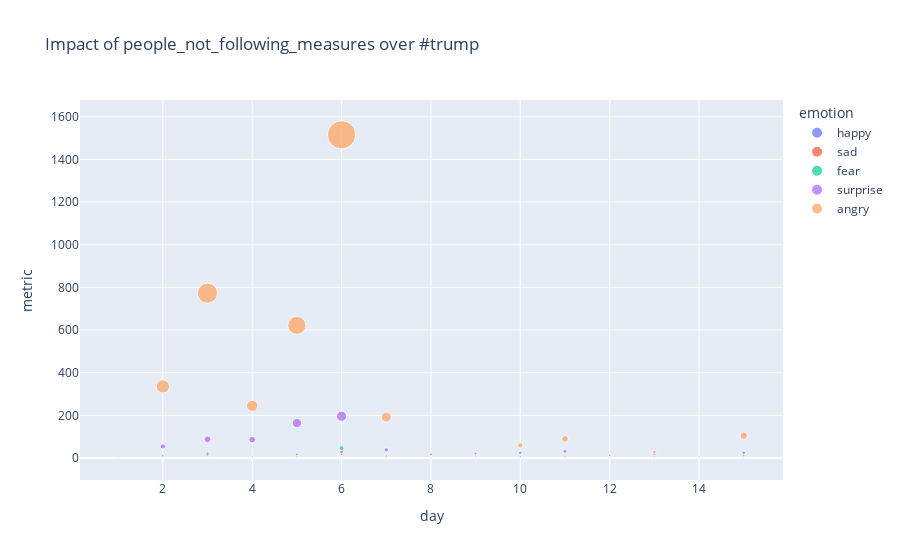

The code cell stored with this chart in its notebook:
### Markdown cell above
# Our system takes as input a covid topic and a political topic and find's its impact over time!

### Code cell
topic = input()
hashtag = input()

import plotly.express as px

fig = px.scatter(bipartite(topic,hashtag), x="day", y="metric",color = 'emotion',size = 'metric', title="Impact of %s over #%s"%(topic,hashtag))
fig.show()

### Figure 1 — Plotly figure (JSON) as saved in the notebook; plotly's stock layout.template omitted (floating-point values rounded to 4 significant figures)
{"data": [{"hovertemplate": "emotion=happy<br>day=%{x}<br>metric=%{marker.size}<extra></extra>", "legendgroup": "happy", "marker": {"color": "#636efa", "size": [18.15, 3.704, 4.052, 10.25, 2.18, 1.982, 6.219, 2.04, 3.092, 7.138, 3.81, 2.02, 0.1997, 1.27, 2.369], "sizemode": "area", "sizeref": 3.789, "symbol": "circle"}, "mode": "markers", "name": "happy", "showlegend": true, "type": "scatter", "x": [6, 7, 13, 3, 5, 11, 2, 10, 4, 15, 12, 9, 1, 14, 8], "xaxis": "x", "y": [18.15, 3.704, 4.052, 10.25, 2.18, 1.982, 6.219, 2.04, 3.092, 7.138, 3.81, 2.02, 0.1997, 1.27, 2.369], "yaxis": "y"}, {"hovertemplate": "emotion=sad<br>day=%{x}<br>metric=%{marker.size}<extra></extra>", "legendgroup": "sad", "marker": {"color": "#EF553B", "size": [30.23, 5.556, 4.403, 12.85, 6.4, 4.214, 9.809, 5.74, 7.905, 5.054, 2.16, 3.73, 0.9686, 0.83, 1.349], "sizemode": "area", "sizeref": 3.789, "symbol": "circle"}, "mode": "markers", "name": "sad", "showlegend": true, "type": "scatter", "x": [6, 7, 13, 3, 5, 11, 2, 10, 4, 15, 12, 9, 1, 14, 8], "xaxis": "x", "y": [30.23, 5.556, 4.403, 12.85, 6.4, 4.214, 9.809, 5.74, 7.905, 5.054, 2.16, 3.73, 0.9686, 0.83, 1.349], "yaxis": "y"}, {"hovertemplate": "emotion=fear<br>day=%{x}<br>metric=%{marker.size}<extra></extra>", "legendgroup": "fear", "marker": {"color": "#00cc96", "size": [46.58, 9.479, 6.004, 20.67, 16.49, 6.777, 10.8, 6.58, 5.593, 12.63, 2.2, 5.89, 2.097, 0.86, 3.848], "sizemode": "area", "sizeref": 3.789, "symbol": "circle"}, "mode": "markers", "name": "fear", "showlegend": true, "type": "scatter", "x": [6, 7, 13, 3, 5, 11, 2, 10, 4, 15, 12, 9, 1, 14, 8], "xaxis": "x", "y": [46.58, 9.479, 6.004, 20.67, 16.49, 6.777, 10.8, 6.58, 5.593, 12.63, 2.2, 5.89, 2.097, 0.86, 3.848], "yaxis": "y"}, {"hovertemplate": "emotion=surprise<br>day=%{x}<br>metric=%{marker.size}<extra></extra>", "legendgroup": "surprise", "marker": {"color": "#ab63fa", "size": [195.9, 38.06, 17.7, 87.59, 163.7, 32.12, 54.22, 24.15, 86.08, 24.14, 12.69, 20.04, 3.565, 8.51, 17.43], "sizemode": "area", "sizeref": 3.789, "symbol": "circle"}, "mode": "markers", "name": "surprise", "showlegend": true, "type": "scatter", "x": [6, 7, 13, 3, 5, 11, 2, 10, 4, 15, 12, 9, 1, 14, 8], "xaxis": "x", "y": [195.9, 38.06, 17.7, 87.59, 163.7, 32.12, 54.22, 24.15, 86.08, 24.14, 12.69, 20.04, 3.565, 8.51, 17.43], "yaxis": "y"}, {"hovertemplate": "emotion=angry<br>day=%{x}<br>metric=%{marker.size}<extra></extra>", "legendgroup": "angry", "marker": {"color": "#FFA15A", "size": [1516.0, 192.0, 27.72, 772.7, 622.1, 89.3, 335.8, 59.6, 244.7, 104.0, 2.94, 10.24, 1.19, 6.36, 0], "sizemode": "area", "sizeref": 3.789, "symbol": "circle"}, "mode": "markers", "name": "angry", "showlegend": true, "type": "scatter", "x": [6, 7, 13, 3, 5, 11, 2, 10, 4, 15, 12, 9, 1, 14, 8], "xaxis": "x", "y": [1516.0, 192.0, 27.72, 772.7, 622.1, 89.3, 335.8, 59.6, 244.7, 104.0, 2.94, 10.24, 1.19, 6.36, 0], "yaxis": "y"}], "layout": {"legend": {"itemsizing": "constant", "title": {"text": "emotion"}, "tracegroupgap": 0}, "title": {"text": "Impact of people_not_following_measures over #trump"}, "xaxis": {"anchor": "y", "domain": [0, 1], "title": {"text": "day"}}, "yaxis": {"anchor": "x", "domain": [0, 1], "title": {"text": "metric"}}}}
